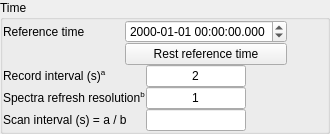
               <widget class="QGroupBox" name="groupBox_settingstime">
                <property name="sizePolicy">
                 <sizepolicy hsizetype="Preferred" vsizetype="Preferred">
                  <horstretch>0</horstretch>
                  <verstretch>0</verstretch>
                 </sizepolicy>
                </property>
                <property name="title">
                 <string>Time</string>
                </property>
                <property name="flat">
                 <bool>true</bool>
                </property>
                <layout class="QVBoxLayout" name="verticalLayout_36">
                 <property name="spacing">
                  <number>0</number>
                 </property>
                 <property name="leftMargin">
                  <number>0</number>
                 </property>
                 <property name="topMargin">
                  <number>0</number>
                 </property>
                 <property name="rightMargin">
                  <number>0</number>
                 </property>
                 <property name="bottomMargin">
                  <number>0</number>
                 </property>
                 <item>
                  <layout class="QGridLayout" name="gridLayout_4">
                   <property name="spacing">
                    <number>0</number>
                   </property>
                   <item row="0" column="4">
                    <widget class="QDateTimeEdit" name="dateTimeEdit_reftime">
                     <property name="enabled">
                      <bool>true</bool>
                     </property>
                     <property name="sizePolicy">
                      <sizepolicy hsizetype="Preferred" vsizetype="Fixed">
                       <horstretch>0</horstretch>
                       <verstretch>0</verstretch>
                      </sizepolicy>
                     </property>
                     <property name="wrapping">
                      <bool>false</bool>
                     </property>
                     <property name="readOnly">
                      <bool>false</bool>
                     </property>
                     <property name="buttonSymbols">
                      <enum>QAbstractSpinBox::UpDownArrows</enum>
                     </property>
                     <property name="accelerated">
                      <bool>false</bool>
                     </property>
                     <property name="dateTime">
                      <datetime>
                       <hour>0</hour>
                       <minute>0</minute>
                       <second>0</second>
                       <year>2000</year>
                       <month>1</month>
                       <day>1</day>
                      </datetime>
                     </property>
                     <property name="currentSection">
                      <enum>QDateTimeEdit::YearSection</enum>
                     </property>
                     <property name="displayFormat">
                      <string>yyyy-MM-dd hh:mm:ss.zzz</string>
                     </property>
                     <property name="calendarPopup">
                      <bool>false</bool>
                     </property>
                     <property name="currentSectionIndex">
                      <number>0</number>
                     </property>
                    </widget>
                   </item>
                   <item row="0" column="3">
                    <spacer name="horizontalSpacer_31">
                     <property name="orientation">
                      <enum>Qt::Horizontal</enum>
                     </property>
                     <property name="sizeHint" stdset="0">
                      <size>
                       <width>40</width>
                       <height>20</height>
                      </size>
                     </property>
                    </spacer>
                   </item>
                   <item row="0" column="5">
                    <spacer name="horizontalSpacer_24">
                     <property name="orientation">
                      <enum>Qt::Horizontal</enum>
                     </property>
                     <property name="sizeHint" stdset="0">
                      <size>
                       <width>40</width>
                       <height>20</height>
                      </size>
                     </property>
                    </spacer>
                   </item>
                   <item row="0" column="2">
                    <widget class="QLabel" name="label_reftime">
                     <property name="text">
                      <string>Reference time</string>
                     </property>
                    </widget>
                   </item>
                   <item row="1" column="4">
                    <widget class="QPushButton" name="pushButton_resetreftime">
                     <property name="sizePolicy">
                      <sizepolicy hsizetype="Preferred" vsizetype="Fixed">
                       <horstretch>0</horstretch>
                       <verstretch>0</verstretch>
                      </sizepolicy>
                     </property>
                     <property name="maximumSize">
                      <size>
                       <width>16777215</width>
                       <height>16777215</height>
                      </size>
                     </property>
                     <property name="text">
                      <string>Rest reference time</string>
                     </property>
                    </widget>
                   </item>
                  </layout>
                 </item>
                 <item>
                  <layout class="QGridLayout" name="gridLayout_3">
                   <property name="spacing">
                    <number>0</number>
                   </property>
                   <item row="2" column="0">
                    <widget class="QLabel" name="label_8">
                     <property name="sizePolicy">
                      <sizepolicy hsizetype="Preferred" vsizetype="Preferred">
                       <horstretch>0</horstretch>
                       <verstretch>0</verstretch>
                      </sizepolicy>
                     </property>
                     <property name="text">
                      <string>Scan interval (s) = a / b  </string>
                     </property>
                     <property name="buddy">
                      <cstring>lineEdit_scaninterval</cstring>
                     </property>
                    </widget>
                   </item>
                   <item row="1" column="0">
                    <widget class="QLabel" name="label">
                     <property name="text">
                      <string>&lt;html&gt;&lt;head/&gt;&lt;body&gt;&lt;p&gt;Spectra refresh resolution&lt;span style=&quot; vertical-align:super;&quot;&gt;b&lt;/span&gt;&lt;/p&gt;&lt;/body&gt;&lt;/html&gt;</string>
                     </property>
                     <property name="buddy">
                      <cstring>lineEdit_refreshresolution</cstring>
                     </property>
                    </widget>
                   </item>
                   <item row="2" column="1">
                    <widget class="QLineEdit" name="lineEdit_scaninterval">
                     <property name="maximumSize">
                      <size>
                       <width>100</width>
                       <height>16777215</height>
                      </size>
                     </property>
                     <property name="alignment">
                      <set>Qt::AlignCenter</set>
                     </property>
                     <property name="readOnly">
                      <bool>true</bool>
                     </property>
                    </widget>
                   </item>
                   <item row="2" column="2">
                    <spacer name="horizontalSpacer_7">
                     <property name="orientation">
                      <enum>Qt::Horizontal</enum>
                     </property>
                     <property name="sizeHint" stdset="0">
                      <size>
                       <width>22</width>
                       <height>17</height>
                      </size>
                     </property>
                    </spacer>
                   </item>
                   <item row="1" column="2">
                    <spacer name="horizontalSpacer_4">
                     <property name="orientation">
                      <enum>Qt::Horizontal</enum>
                     </property>
                     <property name="sizeHint" stdset="0">
                      <size>
                       <width>40</width>
                       <height>20</height>
                      </size>
                     </property>
                    </spacer>
                   </item>
                   <item row="1" column="1">
                    <widget class="QLineEdit" name="lineEdit_refreshresolution">
                     <property name="sizePolicy">
                      <sizepolicy hsizetype="Preferred" vsizetype="Fixed">
                       <horstretch>0</horstretch>
                       <verstretch>0</verstretch>
                      </sizepolicy>
                     </property>
                     <property name="maximumSize">
                      <size>
                       <width>100</width>
                       <height>16777215</height>
                      </size>
                     </property>
                     <property name="inputMethodHints">
                      <set>Qt::ImhDigitsOnly</set>
                     </property>
                     <property name="text">
                      <string>1</string>
                     </property>
                     <property name="alignment">
                      <set>Qt::AlignCenter</set>
                     </property>
                    </widget>
                   </item>
                   <item row="0" column="0">
                    <widget class="QLabel" name="label_3">
                     <property name="text">
                      <string>&lt;html&gt;&lt;head/&gt;&lt;body&gt;&lt;p&gt;Record interval (s)&lt;span style=&quot; vertical-align:super;&quot;&gt;a&lt;/span&gt;&lt;/p&gt;&lt;/body&gt;&lt;/html&gt;</string>
                     </property>
                     <property name="buddy">
                      <cstring>lineEdit_recordinterval</cstring>
                     </property>
                    </widget>
                   </item>
                   <item row="0" column="1">
                    <widget class="QLineEdit" name="lineEdit_recordinterval">
                     <property name="sizePolicy">
                      <sizepolicy hsizetype="Preferred" vsizetype="Fixed">
                       <horstretch>0</horstretch>
                       <verstretch>0</verstretch>
                      </sizepolicy>
                     </property>
                     <property name="maximumSize">
                      <size>
                       <width>100</width>
                       <height>16777215</height>
                      </size>
                     </property>
                     <property name="inputMethodHints">
                      <set>Qt::ImhDigitsOnly</set>
                     </property>
                     <property name="text">
                      <string>2</string>
                     </property>
                     <property name="alignment">
                      <set>Qt::AlignCenter</set>
                     </property>
                    </widget>
                   </item>
                   <item row="0" column="2">
                    <spacer name="horizontalSpacer_6">
                     <property name="orientation">
                      <enum>Qt::Horizontal</enum>
                     </property>
                     <property name="sizeHint" stdset="0">
                      <size>
                       <width>40</width>
                       <height>20</height>
                      </size>
                     </property>
                    </spacer>
                   </item>
                  </layout>
                 </item>
                </layout>
               </widget>
